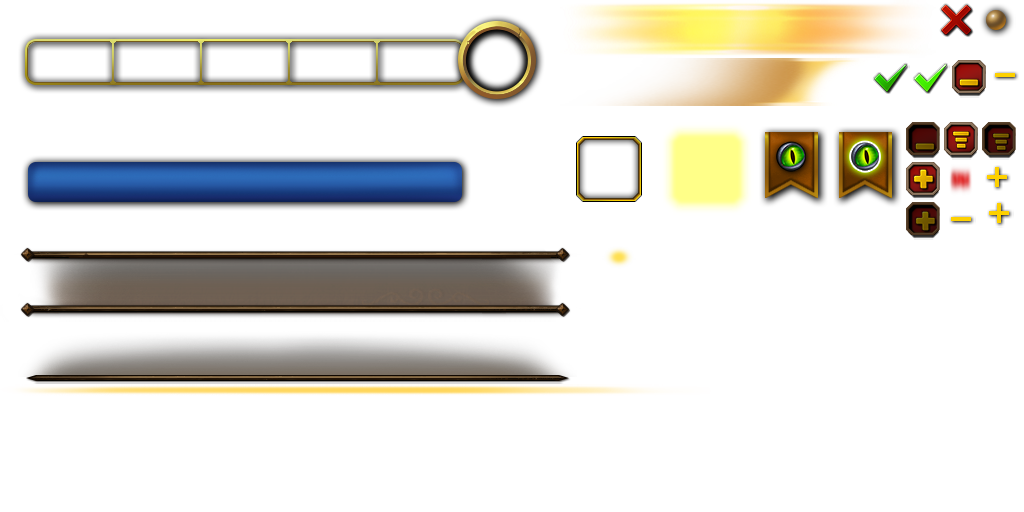
#> input picture media/8268353.png, 1024 x 512 px, found by its file name
$ python make_quest_tracker_art.py
#> lines starting #> are read from the running program, lines starting #| are printed output that depends on the picture
#> in main, sheet is the input picture: PIL image 1024x512 RGBA; mean R, G, B, A 90.1, 84.3, 69.5, 50.2
"""Build the quest tracker window's texture sheet, media/Textures/Tracker/QuestTrackerSheet.tga.

Source: `8268353.png` (outside the addon folder, see SOURCE below), the WoW Forever (build 1.60.1.69913) objective
tracker sheet, FileDataID 8268353 / UiTextureAtlas 4197 (1024x512, drawn at
twice the interface's own scale).

The PNG is converted to a 32-bit RLE TGA (image type 10, descriptor 0x08,
textures.rle_512_tga_atlas_four_arg_supported) with every pixel unchanged:
no crop, no resize, no premultiplication, no repacking. The written file is
decoded again and compared byte for byte, all four channels, against the
source; any difference aborts. The client scales each element itself when it
draws it.

Every element on the sheet is then located. MEMBERS carries the atlas's own
UiTextureAtlasMember rows (ForeverFrameXML `query.py filedata 8268353`);
every drawn pixel of the sheet must fall inside a member (any left over is
segmented into connected regions and reported), and each member must hold
drawn pixels, so a row that does not match the image aborts instead of
shipping a blank cell. The two header bars are trimmed to their visible
pixels, the line glow to every pixel it draws, and the quest-item frame to its
visible chamfered square: the frames the tracker's and the Minimal dialogue's
layouts were tuned on.

Prints the rectangles as the Lua table Compatibility/ClientAPI.lua's
TrackerArt.pieces carries. A source that is not present keeps the
already-built TGA.

Run from the addon root:

    python tools/make_quest_tracker_art.py
"""

import os
import sys

from PIL import Image

# Generator input lives outside the addon folder (override with UQ_SOURCE_ART).
SOURCE = os.path.join(os.environ.get("UQ_SOURCE_ART", "D:/Development/unrealQuest_Data/#backup/unrealQuest-media"), "8268353.png")
OUTPUT = os.path.join("media", "Textures", "Tracker", "QuestTrackerSheet.tga")
SHEET = (1024, 512)
# Regions smaller than this many pixels are stray specks, not elements.
SPECK = 4
# Members sit one pixel apart, and a soft glow bleeds into that gutter.
GUTTER = 1

# (piece, UiTextureAtlasMember, left, top, width, height in sheet pixels,
#  alpha a pixel needs to survive trimming the box, 0 to keep the member's box)
MEMBERS = [
    ("progressFrame", "UI-QuestTracker-Progressbar-Frame", 1, 1, 558, 118, 0),
    ("progressChannel", "UI-QuestTracker-Progressbar-Full-Channel", 1, 121, 558, 118, 0),
    ("header", "UI-QuestTracker-Primary-Objective-Header", 1, 241, 600, 80, 8),
    ("zone", "UI-QuestTracker-Secondary-Objective-Header", 1, 323, 600, 60, 8),
    ("goldLine", "ui-questtracker-objfx_lineglow-c60", 1, 385, 742, 12, 1),
    ("barGlow", "UI-QuestTracker-OBJFX-BarGlow", 561, 1, 374, 56, 0),
    ("shine", "ui-questtracker-objfx-shine-c60", 561, 59, 308, 46, 0),
    ("fail", "UI-QuestTracker-Objective-Fail", 937, 1, 38, 38, 0),
    ("nub", "UI-QuestTracker-Objective-Nub", 977, 1, 38, 38, 0),
    ("check", "UI-QuestTracker-Tracker-Check", 871, 59, 38, 38, 0),
    ("checkGlow", "UI-QuestTracker-Tracker-Check-Glow", 911, 59, 38, 38, 0),
    ("collapse", "UI-QuestTrackerButton-Collapse-All", 951, 59, 36, 38, 0),
    ("collapsePressed", "UI-QuestTrackerButton-Collapse-All-Pressed", 905, 121, 36, 38, 0),
    ("expand", "UI-QuestTrackerButton-Expand-All", 905, 161, 36, 38, 0),
    ("expandPressed", "UI-QuestTrackerButton-Expand-All-Pressed", 905, 201, 36, 38, 0),
    ("filter", "UI-QuestTrackerButton-Filter", 943, 121, 36, 38, 0),
    ("filterPressed", "UI-QuestTrackerButton-Filter-Pressed", 981, 121, 36, 38, 0),
    ("highlight", "UI-QuestTrackerButton-Red-Highlight", 943, 161, 36, 38, 0),
    ("zoneCollapse", "UI-QuestTrackerButton-Secondary-Collapse", 989, 59, 32, 32, 0),
    ("zoneCollapsePressed", "UI-QuestTrackerButton-Secondary-Collapse-Pressed", 943, 201, 32, 32, 0),
    ("zoneExpand", "UI-QuestTrackerButton-Secondary-Expand", 981, 161, 32, 32, 0),
    ("zoneExpandPressed", "UI-QuestTrackerButton-Secondary-Expand-Pressed", 981, 195, 32, 32, 0),
    ("yellowHighlight", "UI-QuestTrackerButton-Yellow-Highlight", 603, 241, 32, 32, 0),
    ("itemFrame", "UI-QuestTrackerButton-QuestItem-Frame", 561, 121, 96, 96, 8),
    ("itemFrameGlow", "UI-QuestTrackerButton-QuestItem-Frame-Glow", 659, 121, 96, 96, 0),
    ("eye", "UI-QuestTracker-LFG-eye", 757, 121, 72, 92, 0),
    ("eyeSelected", "UI-QuestTracker-LFG-eye-selected", 831, 121, 72, 92, 0),
]


def write_tga_rle(image, path):
    image.save(path, format="TGA", compression="tga_rle")
    with open(path, "rb") as handle:
        header = handle.read(18)
    if len(header) != 18 or header[2] != 10 or header[16] != 32 or header[17] != 8:
        raise ValueError("RLE TGA writer did not produce the proven type-10 header")
    written = Image.open(path)
    if written.mode != "RGBA" or written.size != image.size or written.tobytes() != image.tobytes():
        raise ValueError("conversion changed a pixel of " + path)


def regions(drawn, width, height):
    """Bounding boxes of the 8-connected regions of a mask's set pixels."""
    seen = bytearray(width * height)
    found = []
    for start in range(width * height):
        if seen[start] or not drawn[start]:
            continue
        seen[start] = 1
        stack = [start]
        left, top, right, bottom, count = width, height, -1, -1, 0
        while stack:
            index = stack.pop()
            x, y = index % width, index // width
            count += 1
            left, right = min(left, x), max(right, x)
            top, bottom = min(top, y), max(bottom, y)
            for ny in (y - 1, y, y + 1):
                if ny < 0 or ny >= height:
                    continue
                for nx in (x - 1, x, x + 1):
                    if 0 <= nx < width:
                        other = ny * width + nx
                        if not seen[other] and drawn[other]:
                            seen[other] = 1
                            stack.append(other)
        if count >= SPECK:
            found.append((left, top, right + 1, bottom + 1, count))
    return found


def check_members(sheet):
    """Every drawn pixel lies in some member, every member holds pixels."""
    width, height = sheet.size
#> width = 1024; height = 512
    drawn = bytearray(sheet.getchannel("A").tobytes())
    # Clear each member's box (and its gutter); whatever is still drawn
    # afterwards is an element no member names.
    for _, _, left, top, w, h, _ in MEMBERS:
        x0, x1 = max(left - GUTTER, 0), min(left + w + GUTTER, width)
        for y in range(max(top - GUTTER, 0), min(top + h + GUTTER, height)):
            drawn[y * width + x0:y * width + x1] = bytes(x1 - x0)
    for left, top, right, bottom, count in regions(drawn, width, height):
        raise ValueError("drawn region %d,%d %dx%d (%d px) is in no atlas member"
                         % (left, top, right - left, bottom - top, count))
#> this loop made 0 passes
    for piece, member, left, top, w, h, _ in MEMBERS:
        if not sheet.crop((left, top, left + w, top + h)).getchannel("A").getbbox():
            raise ValueError(piece + " (" + member + ") is empty on the sheet")
#> this loop made 27 passes
#> (piece, member, left, top, w, h) on passes 1, 2, 3, 5, 6, 7, 8, 9: ('progressFrame', 'UI-QuestTracker-Progressbar-Frame', 1, 1, 558, 118), ('progressChannel', 'UI-QuestTracker-Progressbar-Full-Channel', 1, 121, 558, 118), ('header', 'UI-QuestTracker-Primary-Objective-Header', 1, 241, 600, 80), ('goldLine', 'ui-questtracker-objfx_lineglow-c60', 1, 385, 742, 12), ('barGlow', 'UI-QuestTracker-OBJFX-BarGlow', 561, 1, 374, 56), ('shine', 'ui-questtracker-objfx-shine-c60', 561, 59, 308, 46), ('fail', 'UI-QuestTracker-Objective-Fail', 937, 1, 38, 38), ('nub', 'UI-QuestTracker-Objective-Nub', 977, 1, 38, 38)
#> (piece, left, top, w, h) on passes 4, 13, 20, 22, 25: ('zone', 1, 323, 600, 60), ('collapsePressed', 905, 121, 36, 38), ('zoneCollapsePressed', 943, 201, 32, 32), ('zoneExpandPressed', 981, 195, 32, 32), ('itemFrameGlow', 659, 121, 96, 96)


def visible(sheet, left, top, width, height, threshold):
    """The member's box trimmed to the pixels at or above `threshold` alpha."""
    alpha = sheet.crop((left, top, left + width, top + height)).getchannel("A")
    box = alpha.point(lambda value: 255 if value >= threshold else 0).getbbox()
    if not box:
        raise ValueError("nothing visible at %d,%d" % (left, top))
    return left + box[0], top + box[1], box[2] - box[0], box[3] - box[1]


def main():
    if not os.path.exists(SOURCE):
        print("source missing, keeping " + OUTPUT)
        return 0
    sheet = Image.open(SOURCE)
    sheet.load()
    if sheet.mode != "RGBA" or sheet.size != SHEET:
        raise ValueError("unexpected sheet %s %dx%d" % ((sheet.mode,) + sheet.size))

    write_tga_rle(sheet, OUTPUT)
    print("wrote " + OUTPUT + " (pixels identical to " + SOURCE + ")")

    check_members(sheet)
    for piece, member, left, top, width, height, trim in MEMBERS:
        if trim:
            left, top, width, height = visible(sheet, left, top, width, height, trim)
        print("        %s = { %d, %d, %d, %d }, -- %s" % (piece, left, top, width, height, member))
#> this loop made 27 passes
#> (box in visible, left, top, width, height) on passes 3, 4, 5, 24: ((19, 6, 570, 77), 20, 247, 551, 71), ((24, 12, 570, 60), 25, 335, 546, 48), ((0, 0, 710, 11), 1, 385, 710, 11), ((15, 15, 81, 81), 576, 136, 66, 66)
#|         header = { 20, 247, 551, 71 }, -- UI-QuestTracker-Primary-Objective-Header
#|         zone = { 25, 335, 546, 48 }, -- UI-QuestTracker-Secondary-Objective-Header
#|         goldLine = { 1, 385, 710, 11 }, -- ui-questtracker-objfx_lineglow-c60
#|         itemFrame = { 576, 136, 66, 66 }, -- UI-QuestTrackerButton-QuestItem-Frame
#> pass 3, in visible, `alpha = sheet.crop((left, top, left + width, top + height)).getchannel..`:
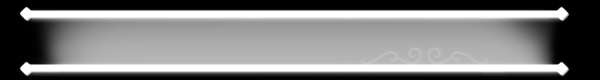
#> alpha: PIL image 600x80 L; min 0, max 255, mean 126.1
    return 0


if __name__ == "__main__":
    sys.exit(main())
#> (the program exits here)
